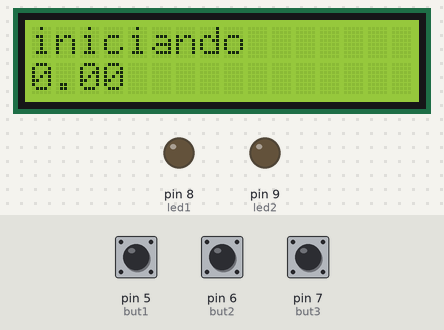
Recording of a sketch running on a simulated Arduino Uno, built with avr-gcc and run on an emulated ATmega328P. Shown: 16×2 character LCD, output pins drawn as LEDs (lit = HIGH). The inputs (shaded band) are chosen by the test bench; at power-on: pin 6 (but2) LOW, pin 7 (but3) HIGH, pin 5 (but1) LOW. Random numbers use the default seed unless the sketch sets one; what the sketch prints to the serial monitor is not drawn.

Above: at 1.2 s.
1.3 s: pin 6 (but2) pulled HIGH for 3.2 s
At 4.8 s:
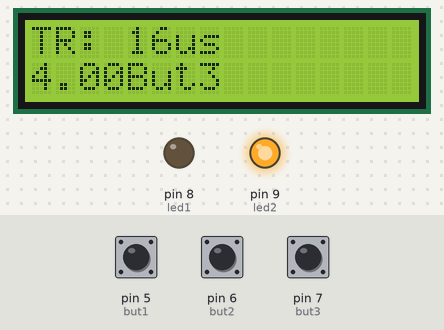
6.5 s: pin 7 (but3) pulled LOW for 0.15 s
At 9.4 s:
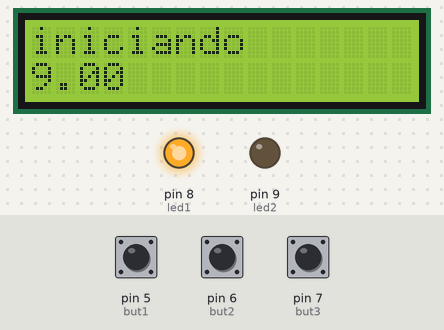
9.6 s: pin 7 (but3) pulled LOW for 1 s
At 11.9 s:
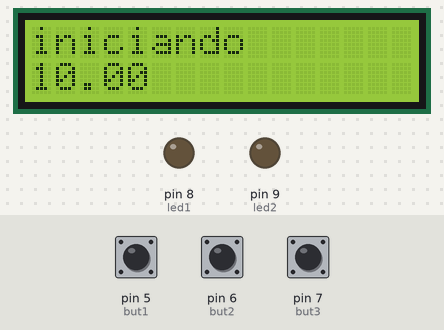
13.6 s: pin 5 (but1) pulled HIGH for 1 s
At 15.7 s:
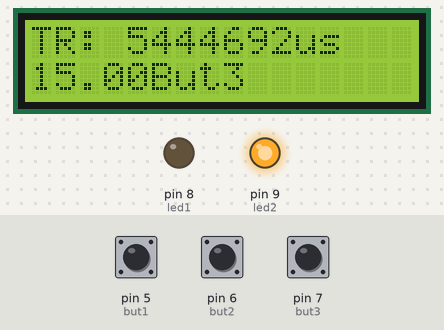
Timing chart, 0 to 17.2 s (numbered marks = the images above; inputs shaded):
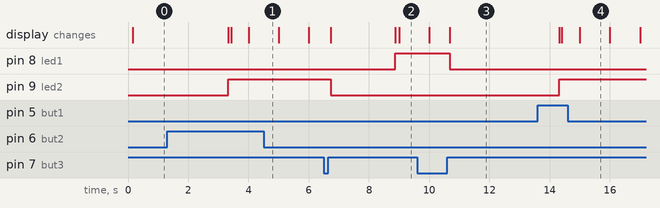

The sketch:

ardu.ino
```cpp
// --- Mapeamento de Hardware ---
#include <LiquidCrystal.h>

#define but1  5          //botão 1 no pino digital 5
#define but2  6          //botão 2 no pino digital 6
#define but3  7          //botão 3 no pino digital 7
#define led1  8          //LED1 no pino digital 8
#define led2  9          //LED2 no pino digital 9


// --- Variáveis Globais ---
const int rs = 13, en = 12, d4 = 11, d5 = 10, d6 = 3, d7 = 4;
LiquidCrystal lcd(rs, en, d4, d5, d6, d7);
int ledState1 = LOW;        //armazena o estado atual do LED1
int ledState2 = LOW;        //armazena o estado atual do LED2
int buttonState1;           //leitura atual do botão 1
int buttonState2;           //leitura atual do botão 2
int buttonState3;           //leitura atual do botão 3
int lastButtonState1 = LOW; //estado anterior do botão 1
int lastButtonState2 = LOW; //estado anterior do botão 2
int lastButtonState3 = LOW; //estado anterior do botão 3


unsigned long lastDebounceTime = 0;   //
long debounceDelay = 20000;           //

unsigned long randNumber;             //armazena o número aleatório
unsigned long minRandomNumber = 2000;
unsigned long maxRandomNumber = 5000;

unsigned long time1,time2;
int button3Pressed = LOW;
int printcount = 0;

int takeReading = LOW;

//auxiliares para leitura dos botões
int reading1;
int reading2;
int reading3;

//determinam quais botões foram pressionados
int oddNumber ;
int evenNumber ;


// --- Configurações Iniciais ---
void setup()
{
      pinMode(but1,  INPUT); //entrada botão 1
      pinMode(but2,  INPUT); //entrada botão 2
      pinMode(but3,  INPUT); //entrada botão 3
      pinMode(led1, OUTPUT); //saída LED1
      pinMode(led2, OUTPUT); //saída LED2

      lcd.begin(16, 2);
      lcd.print("hello, world!");
      Serial.begin(9600);    //inicializa Serial com 9600 baud rate

      //Inicializa leds
      digitalWrite(led1, ledState1);
      digitalWrite(led2, ledState2);

     //Gera números aleatórios pelo ruído da entrada analógica
      randomSeed(analogRead(0));

} //end setup


// --- Loop Infinito ---
void loop()
{
      float x = millis()/1000;

      lcd.setCursor(0, 1);
      // print the number of seconds since reset:
      //lcd.print(millis() / 1000);
      lcd.print(String(x));

      lcd.setCursor(0, 1);
      //lcd.print(millis() / 1000);
      x = millis()/1000;
      lcd.print(String(x));


      if( printcount == 0)
      {
          Serial.print("Pressione But3");
          lcd.print("But3");
          printcount = 1;
          takeReading = LOW;    //impede leitura dos botões 1 e 2
          oddNumber = LOW;
          evenNumber = LOW;
      }

      if( button3Pressed == HIGH)
      {
          // apaga LEDs
          digitalWrite(led1, LOW);
          digitalWrite(led2, LOW);

          // Gera um tempo de espera aleatório
          randNumber = random(minRandomNumber,maxRandomNumber);
          delay(randNumber);

          //se o tempo de espera for impar:
          if ( randNumber & 1 == 1)
          {
            //liga LED1
              digitalWrite(led1, HIGH);
              digitalWrite(led2, LOW);
              time1 = micros(); //Captura o tempo em us

              oddNumber = HIGH;
          }

          //se o tempo de espera for par
          else
          {
            //liga LED2
              digitalWrite(led1, LOW);
              digitalWrite(led2, HIGH);
              time2 = micros();

              evenNumber = HIGH;
          }
          button3Pressed = LOW;

      }

      reading3 = digitalRead(but3);   //lê botão3

      //testa botões
      if(takeReading == HIGH)
      {
        //lê botão 1 se tempo de espera for ímpar
          if(oddNumber == HIGH)
              reading1 = digitalRead(but1);

        //lê botão 2 se tempo de espera for par
          if(evenNumber == HIGH)
              reading2 = digitalRead(but2);
      }

      // Se os botões forem pressionados ou ocarionarem ruído
      if (reading1 != lastButtonState1 || reading2 != lastButtonState2 || reading3 != lastButtonState3)
      {
        // reinicia tempo de bounce
        lastDebounceTime = micros();
      }

      if ((micros() - lastDebounceTime) > debounceDelay)
      {

         // testa a mudança de estado dos botões
          if (reading1 != buttonState1)
          {
                buttonState1 = reading1;

                //imprime tempo de reação
                if (buttonState1 == HIGH)
                {
                  Serial.print("TR: ");
                  Serial.print(lastDebounceTime - time1);
                  Serial.print("us");
                  lcd.begin(16, 2);
                  lcd.print("TR: ");
                  lcd.print(String(lastDebounceTime - time1));
                  lcd.print("us");
                  //lcd.print();
                  printcount = 0;
                }
          }

          if (reading2 != buttonState2)
          {
                buttonState2 = reading2;

                //imrpime tempo de reação
                if (buttonState2 == HIGH)
                {
                  Serial.print(16, 2);
                  Serial.print("TR: ");
                  Serial.print(lastDebounceTime - time2);
                  Serial.print("us");
                  lcd.begin(16, 2);
                  lcd.print("TR: ");
                  lcd.print(String(lastDebounceTime - time2));
                  lcd.print("us");
                  //lcd.print();
                  printcount = 0;
                }
          }

          //testa um novo pressionar do botão 3, para reiniciar jogo
          if (reading3 != buttonState3)
          {
                buttonState3 = reading3;

                if (buttonState3 == HIGH)
                {
                  Serial.print(16, 2);
                  Serial.print("iniciando");
                  lcd.begin(16, 2);
                  lcd.print("iniciando");
                  button3Pressed = HIGH;
                  takeReading = HIGH;
                }
          }
      }

      // salva leituras dos botões
      lastButtonState1 = reading1;
      lastButtonState2 = reading2;
      lastButtonState3 = reading3;

} //end loop
```

Measured:
- after the input at 6.5 s, pin 8 (led1): LOW → HIGH after 2.4 s; pin 9 (led2): HIGH → LOW after 0.24 s
- after the input at 9.6 s, pin 8 (led1): HIGH → LOW after 1.1 s
- what the display in image 4 shows lasts 1.0 s, from 15.0 s to 16.0 s
